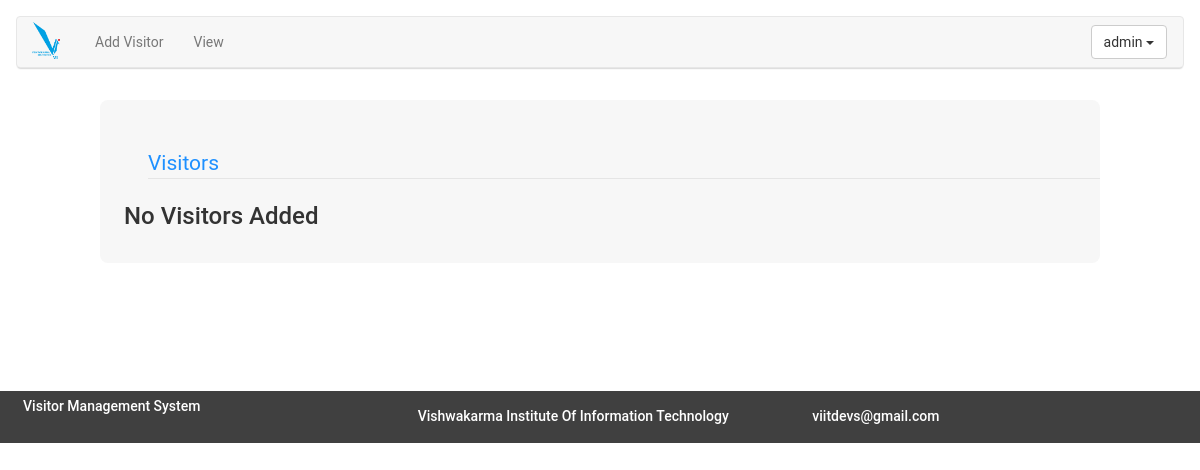
The app's page /home/view_visitors/ (signed in), older data.
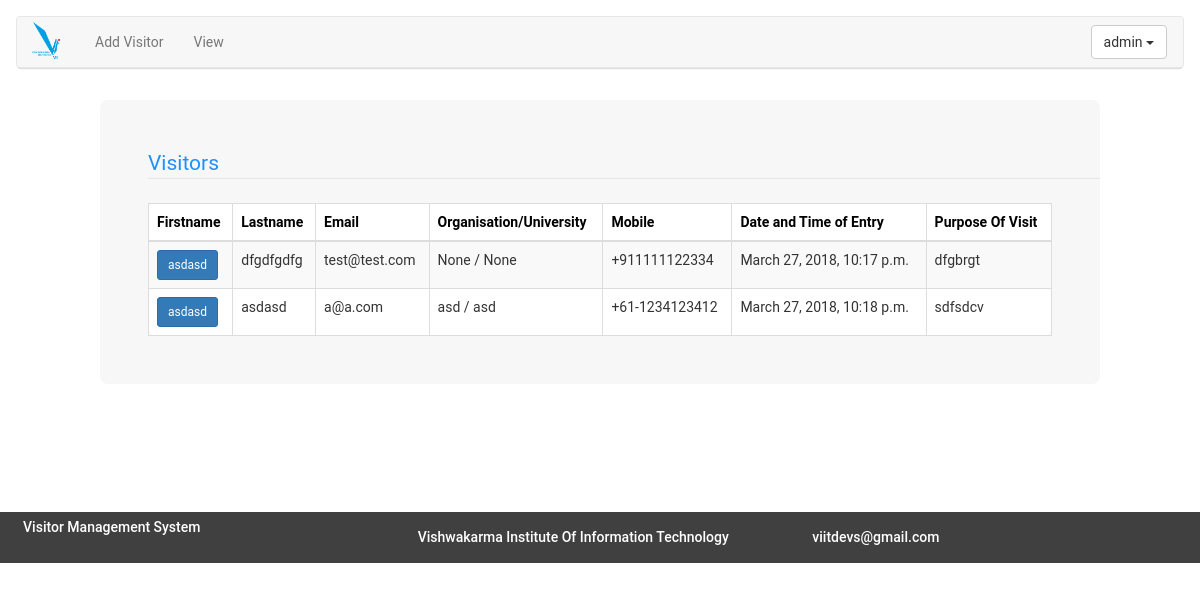
The same page, newer data.
### Manage/models.py (models this page shows, shortened)
class Visitor(models.Model):
    first_name = models.CharField(max_length=70)
    middle_name = models.CharField(max_length=70, blank=True, null=True)
    last_name = models.CharField(max_length=70)
    email = models.EmailField()
    mobile = models.CharField(max_length=15,blank=True,null=True)
    phone = models.CharField(max_length=15,blank=True,null=True)
    organisation = models.CharField(max_length=250, blank=True, null=True)
    university = models.CharField(max_length=250, blank=True, null=True)
    designation = models.CharField(max_length=100)
    purpose_of_visit = models.CharField(max_length=500, null=True, blank=True)
    date_time_of_entry = models.DateTimeField(default=timezone.now)

### Manage/views.py (the view)
@login_required(login_url='/')
def view_visitors(request):
    if request.method == 'POST':
        visitor = Visitor.objects.get(pk=request.POST.get('user_name'))
        address = Address.objects.get(visitor=visitor)
        return render(request, 'view_profile.html', {'visitor': visitor,
                                                     'address': address})
    if request.method == 'GET':
        visitors = Visitor.objects.all()
        return render(request, 'view_visitors.html', {'visitors': visitors})

### Manage/templates/view_visitors.html (shortened to what this page needs)
{% extends 'base.html' %}
{% block content %}
    <div class="container-fluid"
         style="margin-top:24px;padding-top: 8px;padding-bottom: 128px;">
        <div class="row">
            <div class="col-md-1">
            </div>
            <div class="col-md-10 central-view">
                <legend style="color: dodgerblue;margin: 24px;">Visitors</legend>
                {% if visitors.count == 0 %}
                    <h3>No Visitors Added</h3>
                {% else %}
                    <form action="#" method="post" style="margin: 24px">
                        <table id="visitor_table" class="display table table-striped table-hover table-bordered" style="background-color:#ffffff;border-radius: 8px">
                            <thead>
                            <tr>
                                <th>Firstname</th>
                                <th>Lastname</th>
                                <th>Email</th>
                                <th>Organisation/University</th>
                                <th>Mobile</th>
                                <th>Date and Time of Entry</th>
                                <th>Purpose Of Visit</th>
                            </tr>
                            </thead>
                            <tbody>
                            {% for visitor in visitors %}
                                <tr>
                                    <td>
                                        <button class="btn btn-primary btn-sm" type="submit" name="user_name"
                                                value="{{ visitor.pk }}">{{ visitor.first_name }}</button>
                                    </td>
                                    <td>{{ visitor.last_name }}</td>
                                    <td>{{ visitor.email }}</td>
                                    <td>{{ visitor.organisation }} / {{ visitor.university }}</td>
                                    <td>{{ visitor.mobile }}</td>
                                    <td>{{ visitor.date_time_of_entry }}</td>
                                    <td>{{ visitor.purpose_of_visit }}</td>
                                </tr>
                            {% endfor %}
                            </tbody>
                        </table>
                    </form>
                {% endif %}
            </div>
            <div class="col-md-1">
            </div>
        </div>
    </div>
{% endblock content %}

### templates/base.html (shortened to what this page needs)
{% load staticfiles %}
<!DOCTYPE html>
<html lang="en">
<head>
    <link rel="stylesheet"
          href="http://ajax.googleapis.com/ajax/libs/jqueryui/1.12.1/themes/smoothness/jquery-ui.min.css">
    <link rel="stylesheet" href="https://maxcdn.bootstrapcdn.com/bootstrap/3.3.7/css/bootstrap.min.css">
    <link rel="stylesheet"
          href="https://cdnjs.cloudflare.com/ajax/libs/jquery-datetimepicker/2.5.17/jquery.datetimepicker.css">
</head>
<body>
<nav class="navbar navbar-default" style="margin-top: 16px; margin-left: 16px; margin-right: 16px">
    <div class="container-fluid">
        <div class="navbar-header">
            <img src="{% static '/logo-vit.png' %}" style="height: 37px;width: 28px;margin-top: 5px;
margin-right: 20px">
        </div>
        <ul class="nav navbar-nav">
            <li><a href="{% url 'Manage:add_visitor' %}">Add Visitor</a></li>
            <li><a href="{% url 'Manage:view_visitors' %}">View</a></li>
        </ul>
        <div class="nav navbar-nav navbar-right">
            <div class="dropdown" style="padding-top: 8px;margin-right: 16px">
                <button class="btn btn-default dropdown-toggle" type="button" data-toggle="dropdown">
                    {% if user %}
                        {{ user }}
                    {% endif %}
                    <span class="caret"></span></button>
            </div>
        </div>
    </div>
</nav>
<div id="content">
    {% block content %}
    {% endblock content %}
</div>
<footer class="page-footer">
    <div class="container-fluid">
        <div class="row">
            <div class="col-md-4">
                <h5 style="display:table-cell;vertical-align: middle">Visitor Management System</h5>
            </div>
            <div class="col-md-4">
                <h5 style="">Vishwakarma Institute Of Information Technology</h5>
            </div>
            <div class="col-md-4">
                <h5>viitdevs@gmail.com</h5>
            </div>
        </div>
    </div>
</footer>
</body>
</html>

Row changes from the older to the newer data that the page shows:
added Visitor: {{ visitor.pk }} 3 (drawn), first_name "asdasd", last_name "dfgdfgdfg", email "test@test.com", organisation "None", university "None", mobile "+911111122334", date_time_of_entry "March 27, 2018, 10:17 p.m.", purpose_of_visit "dfgbrgt"
added Visitor: {{ visitor.pk }} 4 (drawn), first_name "asdasd", last_name "asdasd", email "a@a.com", organisation "asd", university "asd", mobile "+61-1234123412", date_time_of_entry "March 27, 2018, 10:18 p.m.", purpose_of_visit "sdfsdcv"
Text that changed along with them:
text no longer shown: "No Visitors Added"
text now shown: "Firstname Lastname Email Organisation/University Mobile Date and Time of Entry Purpose Of Visit"
